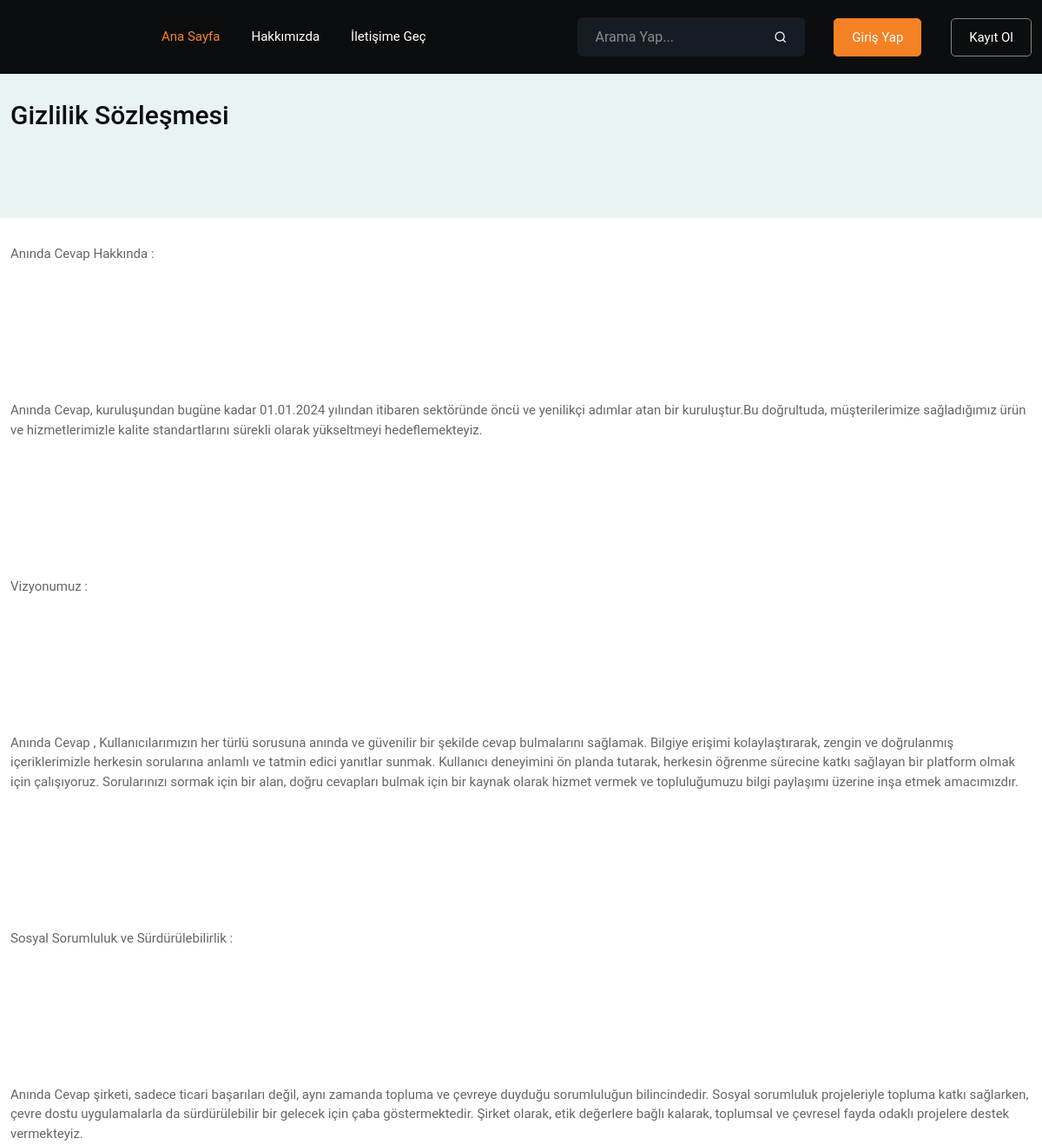
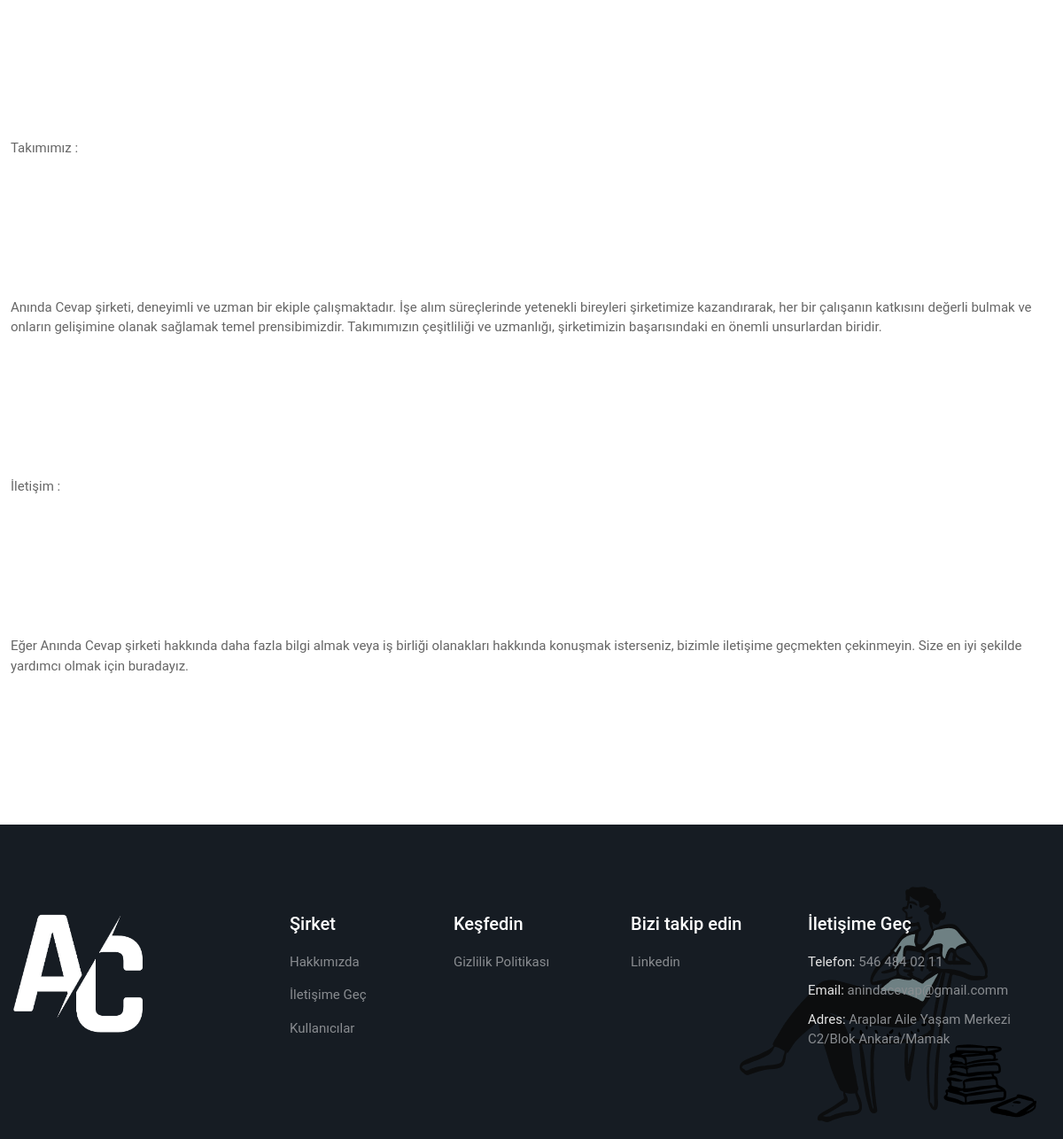
Page /AnindaCevapProjesi/default/privacy-policy.php on the committed database (2 pictures, top to bottom).
### tables this page shows
CREATE TABLE `company_information` (
  `authorization_id` int NOT NULL,
  `company_about` mediumtext,
  `company_phonenumber` varchar(25) NOT NULL,
  `company_email` varchar(255) NOT NULL,
  `company_address` varchar(255) NOT NULL,
  `privacy_policy` mediumtext NOT NULL,
  `Linkedin` varchar(255) DEFAULT NULL,
  KEY `authorization_id` (`authorization_id`),
  CONSTRAINT `company_information_ibfk_1` FOREIGN KEY (`authorization_id`) REFERENCES `authorizations` (`authorization_id`)
);

### AnindaCevapProjesi/default/privacy-policy.php (the view, shortened to what this page needs)
<?php include("header.php");
include("connection.php");
$query = "SELECT * FROM Company_information";
$result = mysqli_query($baglanti, $query);
if (mysqli_num_rows($result) > 0) {
    $row = mysqli_fetch_assoc($result);
    $company = array(
        'privacy' => $row['privacy_policy'],
    );
}
?>
		<div class="page-title-area ptb-100">
			<div class="container">
				<div class="row align-items-center">
					<div class="col-lg-6 col-md-4">
						<div class="page-title-content">
							<h2>Gizlilik Sözleşmesi</h2>
						</div>
					</div>
				</div>
			</div>
		</div>
		<section class="ptb-100">
			<div class="container">
				<div class="main-content-text">
					<?php echo $company['privacy'] ?>
				</div>
			</div>
		</section>
<?php include("footer.php");?>

### AnindaCevapProjesi/default/footer.php (shortened to what this page needs)
<?php include("connection.php");
	$query = "SELECT * FROM Company_information";
	$result = mysqli_query($baglanti, $query);
	$company = array();
	if (mysqli_num_rows($result) > 0) {
		$row = mysqli_fetch_assoc($result);
		$company = array(
			'about' => $row['company_about'],
			'phone' => $row['company_phonenumber'],
			'email' => $row['company_email'],
			'address' => $row['company_address'],
			'privacy' => $row['privacy_policy'],
		);
	}
	?>
			<div class="footer-area pt-100 pb-70">
				<div class="container">
					<div class="row">
						<div class="col-lg-3 col-sm-6">
							<div class="single-footer-widget style-two">
								<a href="index.php">
									<img src="assets/images/logo.png" width="150px" alt="Image">
								</a>
							</div>
						</div>
						<div class="col-lg-2 col-sm-6">
							<div class="single-footer-widget style-two ml-15">
								<h3>Şirket
								</h3>
								<ul class="import-link">
									<li>
										<a href="about.php">Hakkımızda</a>
									</li>
									<li>
										<a href="contact-us.php">İletişime Geç</a>
									</li>
									<li>
										<a href="all-users.php">Kullanıcılar</a>
									</li>
								</ul>
							</div>
						</div>
						<div class="col-lg-2 col-sm-6">
							<div class="single-footer-widget style-two">
								<h3>Keşfedin</h3>
								<ul class="import-link">
									<li>
										<a href="privacy-policy.php">Gizlilik Politikası</a>
									</li>
								</ul>
							</div>
						</div>
						<div class="col-lg-2 col-sm-6">
							<div class="single-footer-widget style-two">
								<h3>Bizi takip edin</h3>
								<ul class="import-link">
									<li>
										<a href="" >Linkedin</a>
									</li>
								</ul>
							</div>
						</div>
						<div class="col-lg-3 col-sm-6">
							<div class="single-footer-widget style-two">
								<h3>İletişime Geç</h3>
								<ul class="address-link">
									<li>
										<span>Telefon:</span>
										<a href="tel:<?php echo $company['phone']; ?>"><?php echo $company['phone']; ?></a>
									</li>
									<li>
										<span>Email:</span>
										<a href="mailto:<?php echo $company['email']; ?>"><?php echo $company['email']; ?></a>
									</li>
									<li>
									<span>Adres:</span>
									<?php echo $company['address']; ?>
									</li>
								</ul>
							</div>
						</div>
					</div>
				</div>
				<div class="footer-shape">
					<img src="assets/images/footer-shape.png" alt="Image">
				</div>
			</div>
		</body>
	</html>

### AnindaCevapProjesi/default/assets/css/responsive.css (style rules this page uses)
@media only screen and (min-width: 1200px) and (max-width: 1399px) { .container { max-width: 1320px; } }

### rows in the picture
company_information: privacy_policy "Anında Cevap Hakkında : Anında Cevap, kuruluşundan bugüne kadar 01.01.2024 yılından itibaren sektöründe öncü ve yenilikçi adımlar atan bir kuruluştur.Bu doğrultuda, müşterilerimize sağladığımız ürün ve hizmetlerimizle kalite standartlarını sürekli olarak yükseltmeyi hedeflemekteyiz. Vizyonumuz : Anında Cevap , Kullanıcılarımızın her türlü sorusuna anında ve güvenilir bir şekilde cevap bulmalarını sağlamak. Bilgiye erişimi kolaylaştırarak, zengin ve doğrulanmış içeriklerimizle herkesin sorularına anlamlı ve tatmin edici yanıtlar sunmak. Kullanıcı deneyimini ön planda tutarak, herkesin öğrenme sürecine katkı sağlayan bir platform olmak için çalışıyoruz. Sorularınızı sormak için bir alan,…", company_phonenumber "546 484 02 11", company_email "anindacevap@gmail.comm", company_address "Araplar Aile Yaşam Merkezi C2/Blok Ankara/Mamak"
